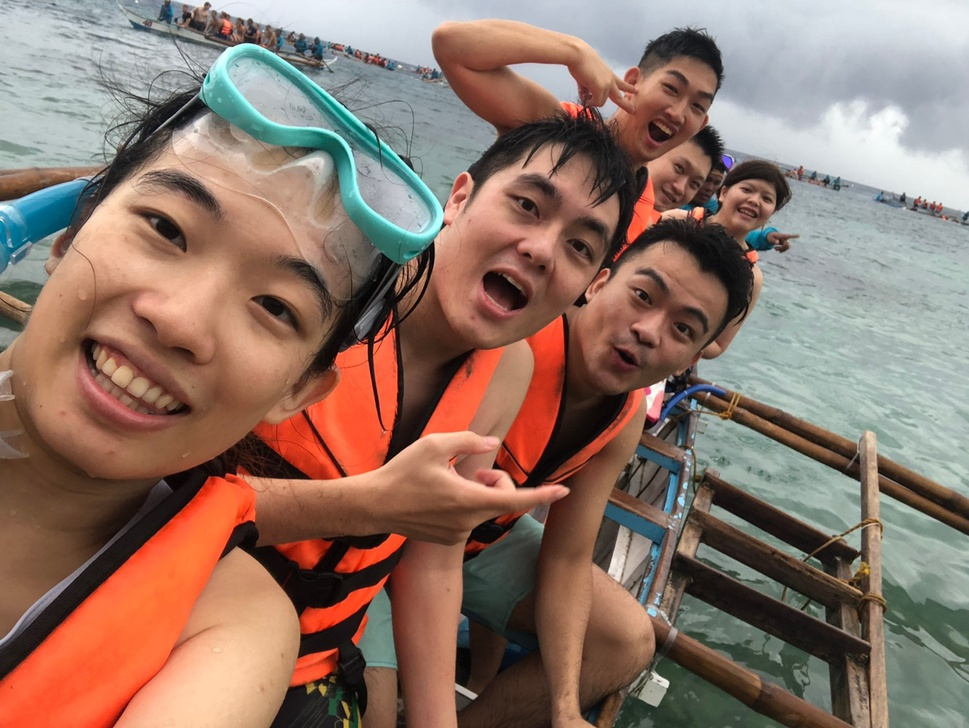
#> input picture CV_Pyimage/Module 2 My Own Object Detector/chp2_2_2_object_detection_made_easy/cebu/Day 2 20191008宿霧～酥湖～_191011_0033.jpg, 969 x 728 px, shrunk from 1476 x 1110 before the run
$ python David_1_10_2_2_canny.py --image '../../../Module 2 My Own Object Detector/chp2_2_2_object_detection_made_easy/cebu/Day 2 20191008宿霧～酥湖～_191011_0033.jpg'
#> lines starting #> are read from the running program, lines starting #| are printed output that depends on the picture; after the words box and inside, x2 and y2 are one past the last pixel; in counts of white or black regions, pixels touching at a corner belong together
# USAGE
# python canny.py --image coins01.png
# python David_1_10_2_2_canny.py --image "../../../../CV-PyImageSearch Gurus Course/Dataset/data/a.jpg"


# import the necessary packages
import argparse
import cv2

# construct the argument parser and parse the arguments
ap = argparse.ArgumentParser()
ap.add_argument("-i", "--image", required=True, help="Path to the image")
args = vars(ap.parse_args())

# load the image, convert it to grayscale, and blur it slightly
image = cv2.imread(args["image"])
#> image is the input picture: shape (728, 969, 3); mean B, G, R 104.8, 117, 142.4
gray = cv2.cvtColor(image, cv2.COLOR_BGR2GRAY)
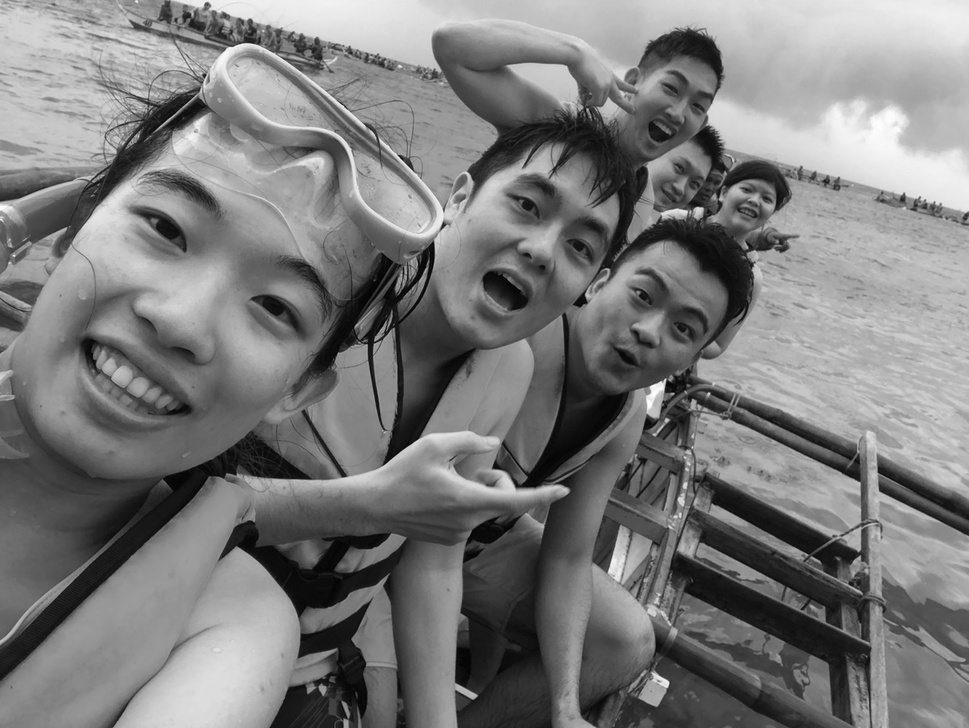
#> gray: shape (728, 969); min 0, max 255, mean 123.2
blurred = cv2.GaussianBlur(gray, (5, 5), 0)

# show the original and blurred images
cv2.imshow("Original", image)
cv2.imshow("Blurred", blurred)

# compute a "wide", "mid-range", and "tight" threshold for the edges
wide = cv2.Canny(blurred, 10, 200)
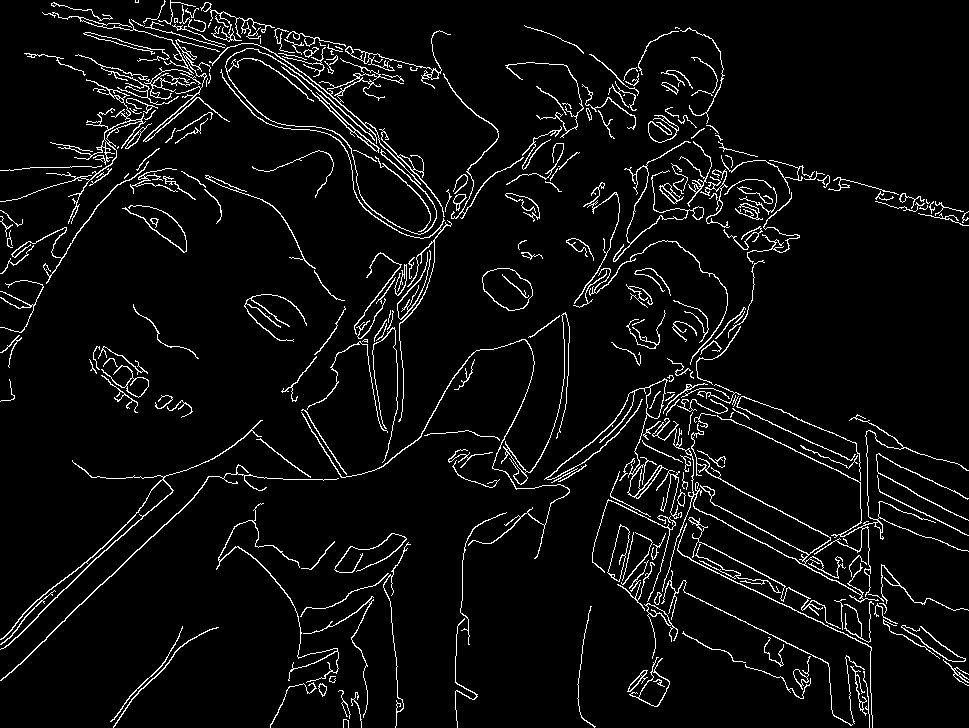
#> wide: shape (728, 969); 5.3% white in thin lines or dots
mid = cv2.Canny(blurred, 30, 150)
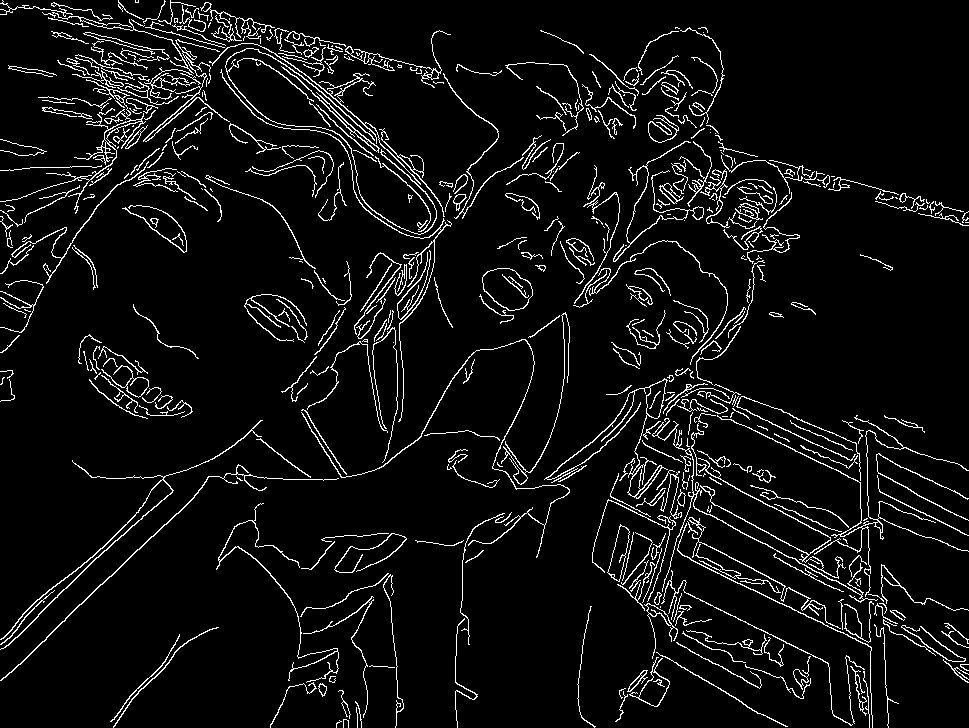
#> mid: shape (728, 969); 6.2% white in thin lines or dots
tight = cv2.Canny(blurred, 240, 250)
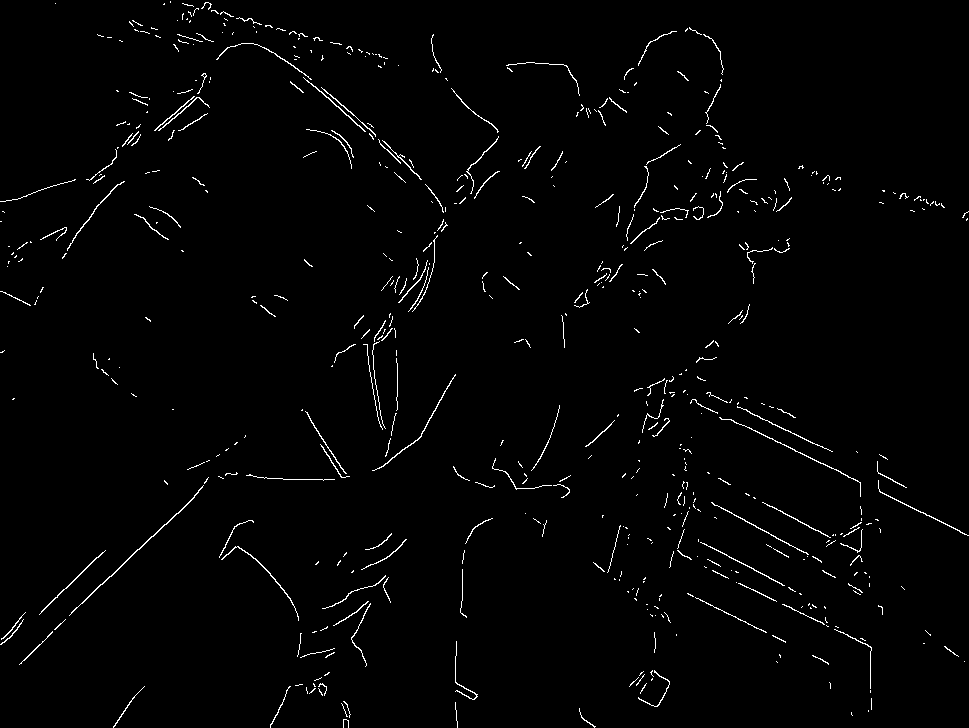
#> tight: shape (728, 969); 1.6% white in thin lines or dots

# show the edge maps
cv2.imshow("Wide Edge Map", wide)
cv2.imshow("Mid Edge Map", mid)
cv2.imshow("Tight Edge Map", tight)
cv2.waitKey(0)

$ run again, on CV_Pyimage/Module 2 My Own Object Detector/chp2_2_2_object_detection_made_easy/cebu/Day3 20191009_191011_0134.jpg
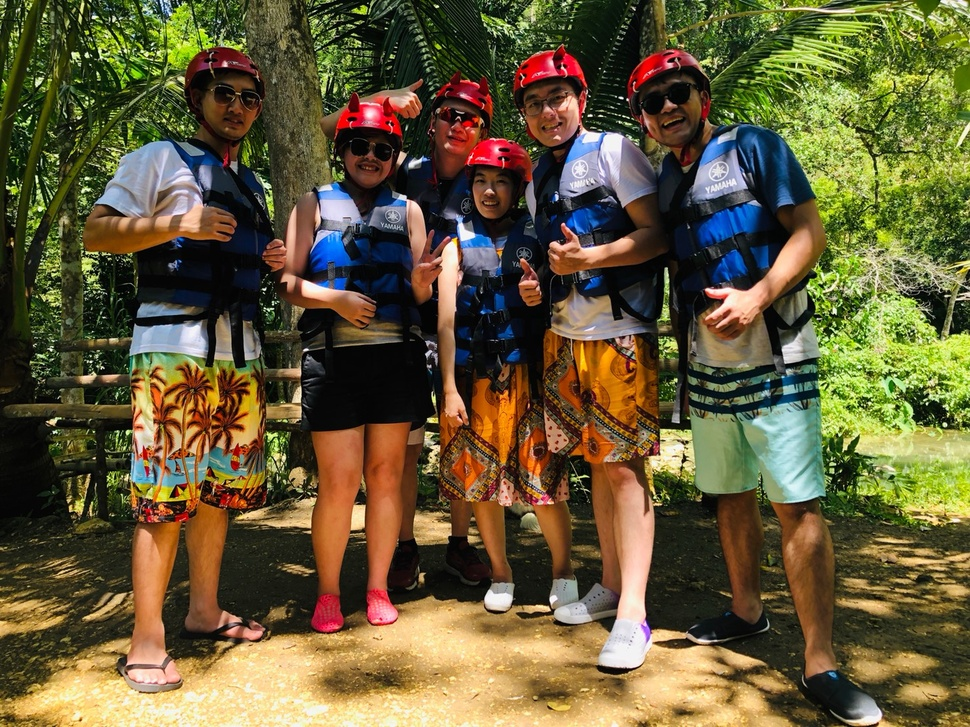
#> input picture CV_Pyimage/Module 2 My Own Object Detector/chp2_2_2_object_detection_made_easy/cebu/Day3 20191009_191011_0134.jpg, 970 x 727 px, shrunk from 1478 x 1108 before the run
#> image is the input picture: shape (727, 970, 3); mean B, G, R 56.9, 90.9, 101.2
#> `wide = cv2.Canny(blurred, 10, 200)`:
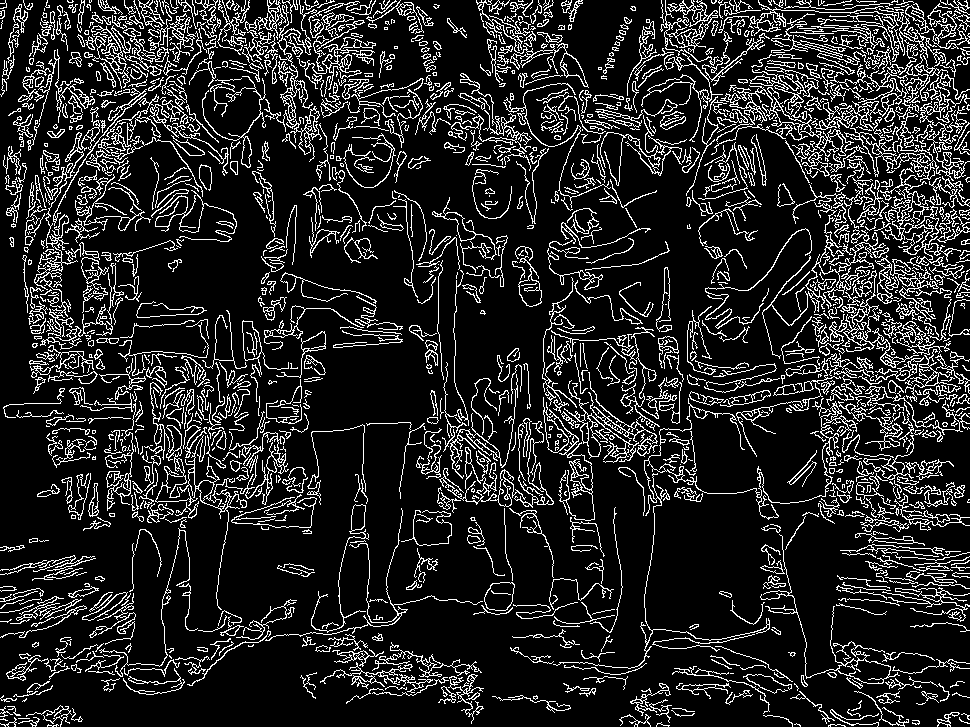
#> wide: shape (727, 970); 14.7% white in thin lines or dots
#> mid: shape (727, 970); 16.1% white in thin lines or dots
#> `tight = cv2.Canny(blurred, 240, 250)`:
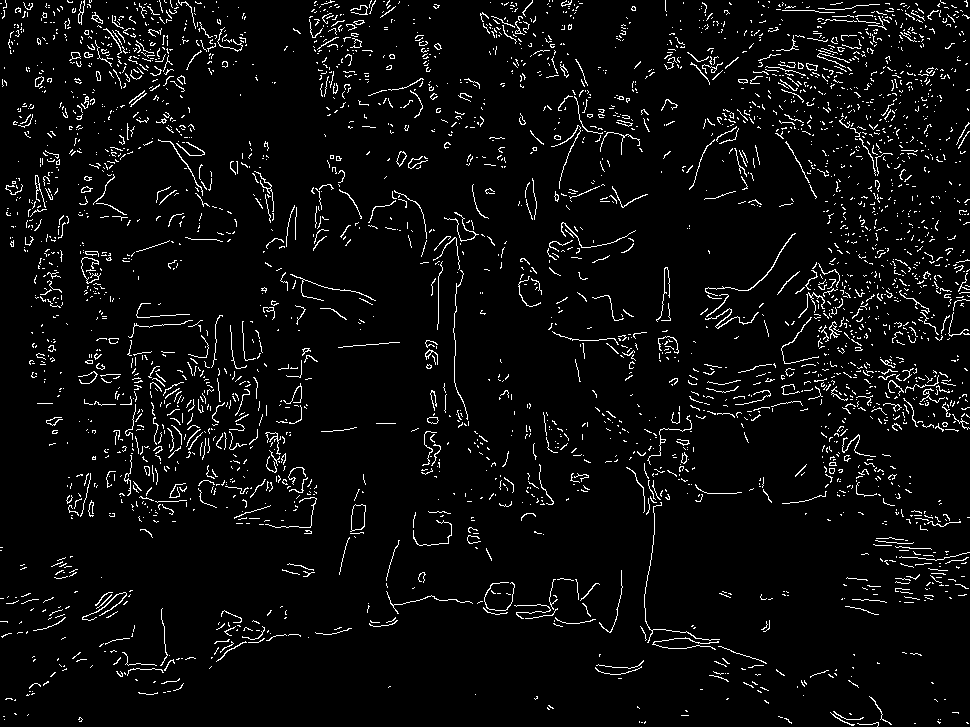
#> tight: shape (727, 970); 4.7% white in thin lines or dots

$ run again, on CV_Pyimage/Module 2 My Own Object Detector/chp2_2_2_object_detection_made_easy/cebu/image_0429.jpg
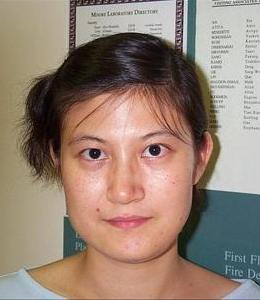
#> input picture CV_Pyimage/Module 2 My Own Object Detector/chp2_2_2_object_detection_made_easy/cebu/image_0429.jpg, 260 x 300 px
#> image is the input picture: shape (300, 260, 3); mean B, G, R 116.5, 129.9, 150.5
#> `wide = cv2.Canny(blurred, 10, 200)`:
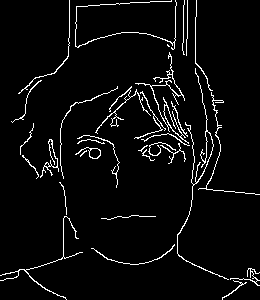
#> wide: shape (300, 260); 4.5% white in thin lines or dots
#> mid: shape (300, 260); 6.3% white in thin lines or dots
#> `tight = cv2.Canny(blurred, 240, 250)`:
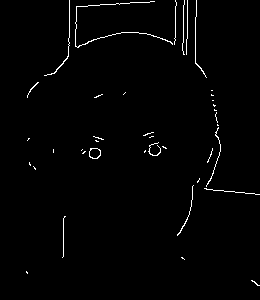
#> tight: shape (300, 260); 1.4% white in thin lines or dots, all inside (x1, y1, x2, y2) = (26, 0, 260, 286)
